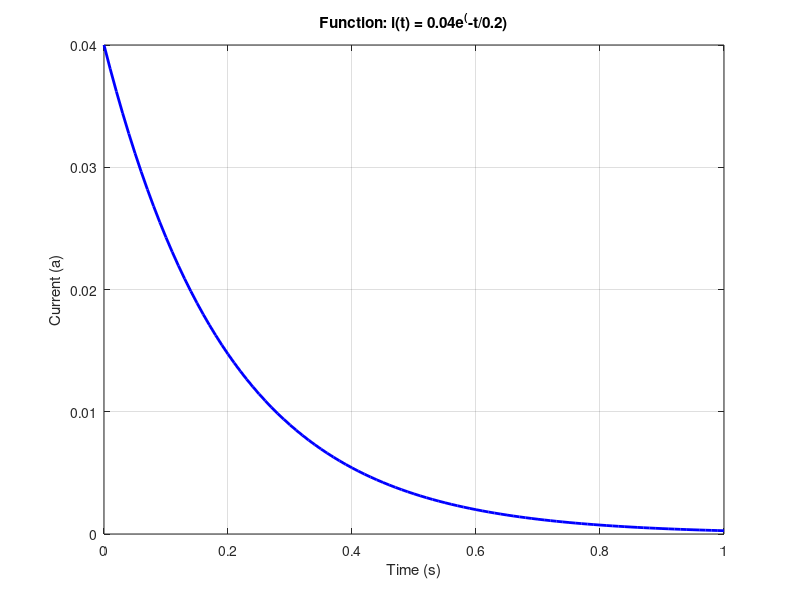

The MATLAB source for this figure:
t = 0:0.01:(5 * 0.2); % time values from 0 to 1 seconds with a step of 0.01
a = 0.04 * exp(-t/0.2);
figure;  % Create the plot
plot(t, a, 'b-', 'LineWidth', 2);
xlabel('Time (s)');
ylabel('Current (a)');
title('Function: i(t) = 0.04e^(-t/0.2)');
grid on; % Add grid
